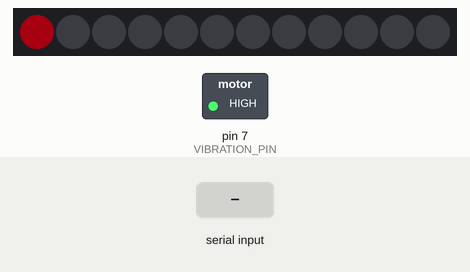
The sketch below on a simulated Arduino Uno, built with avr-gcc and run on an emulated ATmega328P. Parts: 12 RGB LEDs in strip order, left to right, switched loads named in the sketch (green lamp = pin HIGH). Inputs (shaded band) come from the test bench. Dim RGB values are drawn brighter than linear; what the sketch prints to the serial monitor is not drawn.

Above: at 0.01 s.
At 0.82 s:
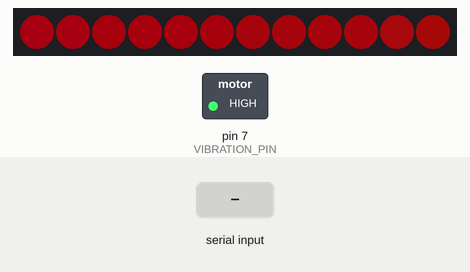
At 3.8 s:
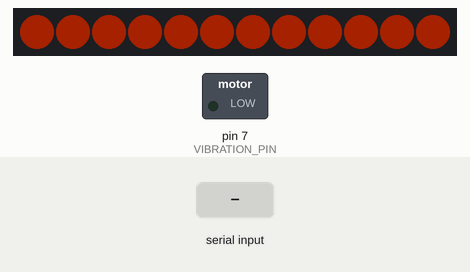
3.9 s: "90;45\n" received over Serial
5.4 s: "5\n" received over Serial
Timing chart, 0 to 8.4 s (numbered marks = the images above; inputs shaded):
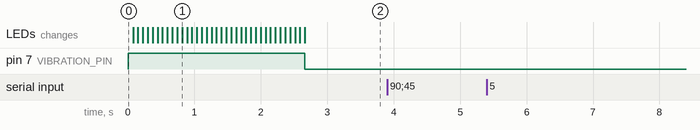

Measured:
- after the input at 3.9 s, every drawn part: stays the same
- after the input at 5.4 s, every drawn part: stays the same

The sketch:

arduino_cava.ino
```cpp
#include <Adafruit_NeoPixel.h>

#define PIN            6      // Pin de contrôle des LEDs Neopixel
#define NUMPIXELS      12     // Nombre de LEDs dans l'anneau
#define VIBRATION_PIN  7      // Pin de contrôle du moteur de vibration

Adafruit_NeoPixel pixels(NUMPIXELS, PIN, NEO_GRB + NEO_KHZ800);
float smoothBands[NUMPIXELS]; // Tableau pour stocker les bandes de fréquence lissées
int freqBands[NUMPIXELS];     // Tableau pour stocker les bandes de fréquence
unsigned long lastUpdate = 0; // Temps de la dernière mise à jour des LEDs
unsigned long startupDuration = 250;  // Durée de l'animation de démarrage (3 secondes)

// Définir les couleurs de début et de fin
int startColor[3] = {255, 50, 0}; // Couleur de début (orange profond)
int endColor[3] = {255, 0, 25}; // Couleur de fin (blanc)

float propagationFactor = 0.5; // Facteur de propagation de la vague

void setup() {
  pinMode(VIBRATION_PIN, OUTPUT);   // Configurer la broche du moteur de vibration
  pixels.setBrightness(40);          // Réglez la luminosité globale à 40 sur 255
  pixels.begin();                    // Initialiser les LEDs Neopixel
  Serial.begin(1000000);            // Communication série pour CAVA

  startupAnimation();                // Lancer l'animation de démarrage
}

void loop() {
  if (Serial.available()) {
    // Lire la ligne série qui contient les valeurs de bandes de fréquence
    String line = Serial.readStringUntil('\n');
    Serial.println("Received: " + line);  // Afficher la ligne reçue pour débogage

    // Séparer la ligne en valeurs individuelles
    int index = 0;
    while (line.indexOf(';') != -1 && index < NUMPIXELS) {
      String value = line.substring(0, line.indexOf(';'));
      freqBands[index++] = value.toFloat(); // Convertir chaque valeur en float (fréquence normalisée)
      line = line.substring(line.indexOf(';') + 1);
    }

    // Vérifier que nous avons bien reçu toutes les bandes
    if (index == NUMPIXELS) {
      // Appliquer un lissage pour obtenir un effet vague (influence des voisines)
      for (int i = 0; i < NUMPIXELS; i++) {
        float leftNeighbor = freqBands[(i - 1 + NUMPIXELS) % NUMPIXELS]; // Voisine de gauche
        float rightNeighbor = freqBands[(i + 1) % NUMPIXELS]; // Voisine de droite
        smoothBands[i] = (freqBands[i] + leftNeighbor * propagationFactor + rightNeighbor * propagationFactor) / (1 + 2 * propagationFactor); // Pondération
      }

      // Appliquer l'effet de fondu entre les deux couleurs
      for (int i = 0; i < NUMPIXELS; i++) {
        int intensity = map(smoothBands[i], 0, 2, 0, 60);  // Mapper l'intensité lissée sur une échelle de 0 à 255

        // Calculer la couleur basée sur l'intensité
        int r = map(intensity, 0, 255, endColor[0], startColor[0]);
        int g = map(intensity, 0, 255, endColor[1], startColor[1]);
        int b = map(intensity, 0, 255, endColor[2], startColor[2]);

        pixels.setPixelColor(i, pixels.Color(r, g, b));  // Mettre à jour la couleur de la LED
      }

      pixels.show();  // Afficher les modifications sur l'anneau
    } else {
      Serial.println("Error: Incomplete data."); // Afficher une erreur si toutes les données ne sont pas reçues
    }
  }
}

void startupAnimation() {
  int totalSteps = NUMPIXELS * 3;  // Nombre total de pas pour 3 tours complets
  unsigned long stepDuration = 500 / totalSteps; // Durée totale de 2 secondes divisée par le nombre de pas

  // Transition pour chaque LED
  for (int step = 0; step < totalSteps; step++) {
    int ledIndex = step % NUMPIXELS;

    // Calculer l'intensité croissante en fonction du nombre total de pas
    int intensity = map(step, 0, totalSteps, 0, 255);  // Intensité croissante

    // Créer une couleur allant du blanc pâle à l'orange profond
    int r = map(intensity, 0, 255, endColor[0], startColor[0]); // Rouge
    int g = map(intensity, 0, 255, endColor[1], startColor[1]); // Vert
    int b = map(intensity, 0, 255, endColor[2], startColor[2]); // Bleu

    // Mettre à jour la couleur de la LED
    pixels.setPixelColor(ledIndex, pixels.Color(r, g, b));
    pixels.show();

    // Vibration pour chaque LED
    triggerVibration(70);          // Courte vibration
    delay(3);            // Délai entre les mises à jour
  }

  // Assurer que toutes les LEDs finissent sur l'orange profond
  for (int i = 0; i < NUMPIXELS; i++) {
    pixels.setPixelColor(i, pixels.Color(startColor[0], startColor[1], startColor[2])); // Couleur orange profond
  }
  pixels.show(); // Mettre à jour les LEDs pour afficher l'orange profond
}

void triggerVibration(int duration) {
  digitalWrite(VIBRATION_PIN, HIGH);
  delay(duration);
  digitalWrite(VIBRATION_PIN, LOW);
}
```
